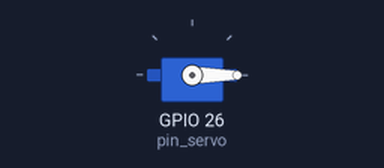
Recording of a program running on a simulated Raspberry Pi (BCM pin numbers). Shown: servo. Servo angles are drawn from the pulse width (0.5 ms = 0°, 2.5 ms = 180°); what the program prints to the terminal is not drawn.

Above: at 0.1 s.
At 6.6 s:
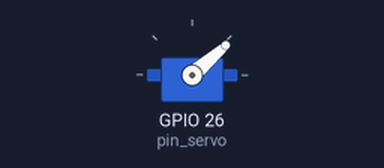
At 18.3 s:
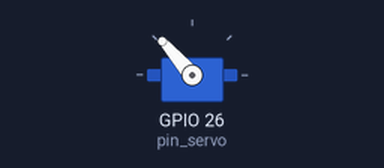
At 37.8 s:
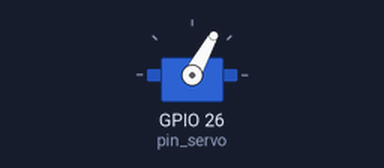
Timing chart, 0 to 40.0 s (numbered marks = the images above):
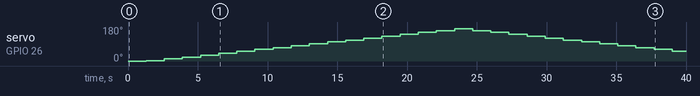

The program:

servo-rpi.py
```python
#!/usr/bin/env python3

import RPi.GPIO as GPIO
import time

pin_servo = 26 # GPIO26

# Use GPIO numbers not pin numbers [ BCM : Broadcom SOC ( System on Chip ) channel ]
GPIO.setmode(GPIO.BCM)
GPIO.setup(pin_servo, GPIO.OUT)
pwm_servo = GPIO.PWM(pin_servo, 100)  # frequency, unit: Hz
pwm_servo.start(0)


def destroy():
    pwm_servo.stop()
    GPIO.cleanup()


# 输入( 0 ～ 180 )度即可
# 不要超过180度
def setDirection(angle):
    # 0 = 停止转动; 4 = 0度; 14 = 90度; 24 = 180度
    duty = 4 + (angle / 9)
    pwm_servo.ChangeDutyCycle(duty)
    # 消除抖动
    time.sleep(0.3)
    pwm_servo.ChangeDutyCycle(0)
    print("角度=", angle, "-> duty=", duty)


def run():
    for angle in range(0, 180, 10):
        setDirection(angle)
        time.sleep(1)
    for angle in range(180, -10, -10):
        setDirection(angle)
        time.sleep(1)


if __name__ == "__main__":
    try:
        run()
    finally:
        destroy()
```

Measured:
- by itself, servo on GPIO 26 (pin_servo): rises from 0° to 171° in 22.1 s, then falls to 51° in 15.6 s
